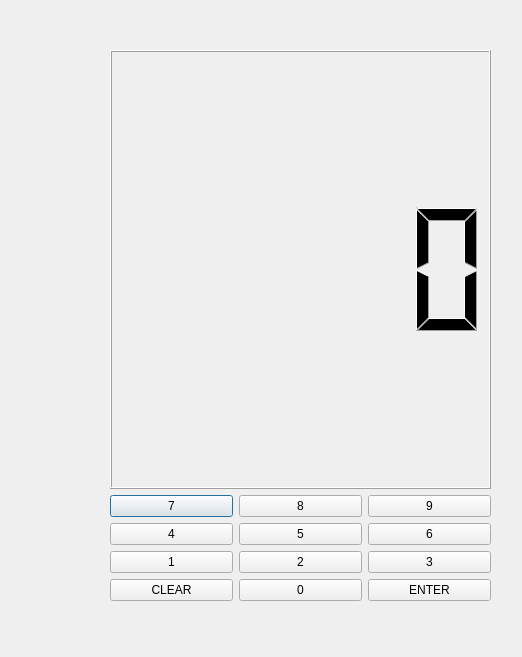
<?xml version="1.0" encoding="UTF-8"?>
<ui version="4.0">
 <class>NumPadLogInDialog</class>
 <widget class="QDialog" name="NumPadLogInDialog">
  <property name="geometry">
   <rect>
    <x>0</x>
    <y>0</y>
    <width>522</width>
    <height>657</height>
   </rect>
  </property>
  <property name="windowTitle">
   <string>Senha</string>
  </property>
  <widget class="QWidget" name="layoutWidget">
   <property name="geometry">
    <rect>
     <x>110</x>
     <y>50</y>
     <width>381</width>
     <height>551</height>
    </rect>
   </property>
   <layout class="QVBoxLayout" name="verticalLayout_4">
    <item>
     <widget class="QLCDNumber" name="lcdNumber"/>
    </item>
    <item>
     <layout class="QHBoxLayout" name="horizontalLayout">
      <item>
       <layout class="QVBoxLayout" name="verticalLayout">
        <item>
         <widget class="DuNumericKeyPushButton" name="setePushButton">
          <property name="text">
           <string>7</string>
          </property>
         </widget>
        </item>
        <item>
         <widget class="DuNumericKeyPushButton" name="quatroPushButton">
          <property name="text">
           <string>4</string>
          </property>
         </widget>
        </item>
        <item>
         <widget class="DuNumericKeyPushButton" name="umPushButton">
          <property name="text">
           <string>1</string>
          </property>
         </widget>
        </item>
        <item>
         <widget class="QPushButton" name="clearPushButton">
          <property name="text">
           <string>CLEAR</string>
          </property>
         </widget>
        </item>
       </layout>
      </item>
      <item>
       <layout class="QVBoxLayout" name="verticalLayout_2">
        <item>
         <widget class="DuNumericKeyPushButton" name="oitoPushButton">
          <property name="text">
           <string>8</string>
          </property>
         </widget>
        </item>
        <item>
         <widget class="DuNumericKeyPushButton" name="cincoPushButton">
          <property name="text">
           <string>5</string>
          </property>
         </widget>
        </item>
        <item>
         <widget class="DuNumericKeyPushButton" name="doisPushButton">
          <property name="text">
           <string>2</string>
          </property>
         </widget>
        </item>
        <item>
         <widget class="DuNumericKeyPushButton" name="zeroPushButton">
          <property name="text">
           <string>0</string>
          </property>
         </widget>
        </item>
       </layout>
      </item>
      <item>
       <layout class="QVBoxLayout" name="verticalLayout_3">
        <item>
         <widget class="DuNumericKeyPushButton" name="novePushButton">
          <property name="text">
           <string>9</string>
          </property>
         </widget>
        </item>
        <item>
         <widget class="DuNumericKeyPushButton" name="seisPushButton">
          <property name="text">
           <string>6</string>
          </property>
         </widget>
        </item>
        <item>
         <widget class="DuNumericKeyPushButton" name="tresPushButton">
          <property name="text">
           <string>3</string>
          </property>
         </widget>
        </item>
        <item>
         <widget class="QPushButton" name="enterPushButton">
          <property name="text">
           <string>ENTER</string>
          </property>
         </widget>
        </item>
       </layout>
      </item>
     </layout>
    </item>
   </layout>
  </widget>
 </widget>
 <customwidgets>
  <customwidget>
   <class>DuNumericKeyPushButton</class>
   <extends>QPushButton</extends>
   <header location="global">dunumerickeypushbutton.h</header>
  </customwidget>
 </customwidgets>
 <resources/>
 <connections/>
</ui>
